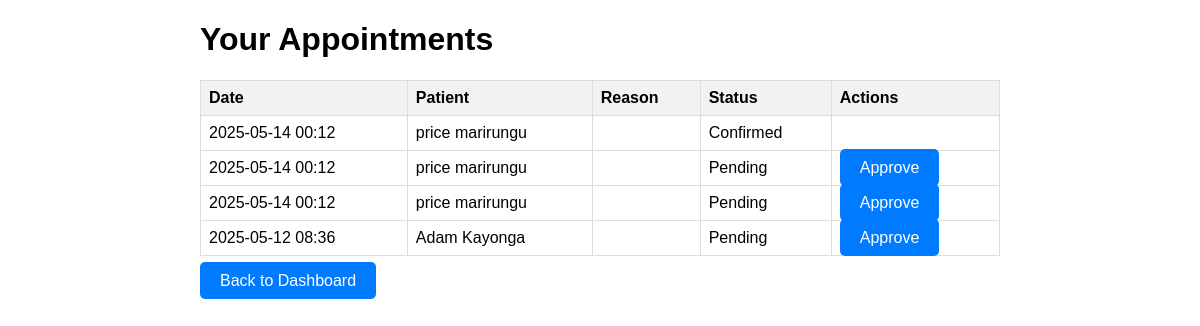
/appointment/ (signed in), run on the app's committed database.
### appointment_app/models.py (models this page shows, shortened)
class Appointment(models.Model):
    patient = models.ForeignKey(
        User,
        on_delete=models.SET_NULL,
        null=True,
        related_name='patient_appointments'
    )
    doctor = models.ForeignKey(
        Doctor,
        on_delete=models.SET_NULL,
        null=True,
        related_name='doctor_appointments'
    )
    date_time = models.DateTimeField()
    status = models.CharField(
        max_length=20,
        choices=[
            ('pending', 'Pending'),
            ('confirmed', 'Confirmed'),
            ('completed', 'Completed'),
            ('cancelled', 'Cancelled'),
        ],
        default='pending',
        help_text="Current status of the appointment."
    )
    purpose = models.TextField(blank=True, null=True)
    created_at = models.DateTimeField(auto_now_add=True)
    updated_at = models.DateTimeField(auto_now=True)
    class Meta:
        db_table = 'appointments'
        verbose_name = 'Appointment'
        verbose_name_plural = 'Appointments'

### auth_application/models.py (models this page shows, shortened)
class User(AbstractBaseUser, PermissionsMixin):
    email = models.EmailField(unique=True)
    first_name = models.CharField(max_length=50)
    last_name = models.CharField(max_length=50)
    phone = models.CharField(max_length=20, blank=True, null=True)
    role = models.CharField(
        max_length=20,
        choices=[
            ('patient', 'Patient'),
            ('doctor', 'Doctor'),
            ('admin', 'Admin')
        ],
        default='patient'
    )
    is_active = models.BooleanField(default=True)
    is_staff = models.BooleanField(default=False)
    created_at = models.DateTimeField(auto_now_add=True)
    updated_at = models.DateTimeField(auto_now=True)
    groups = models.ManyToManyField(
        'auth.Group',
        related_name='auth_application_user_groups',
        blank=True,
        help_text='The groups this user belongs to.',
        verbose_name='groups',
    )
    user_permissions = models.ManyToManyField(
        'auth.Permission',
        related_name='auth_application_user_permissions',
        blank=True,
        help_text='Specific permissions for this user.',
        verbose_name='user permissions',
    )
    objects = UserManager()
    USERNAME_FIELD = 'email'
    REQUIRED_FIELDS = ['first_name', 'last_name', 'role']
    class Meta:
        db_table = 'users'

### appointment_app/views.py (the view)
# urls.py: path('', views.view_appointments, name='view_appointments'),
@login_required
def view_appointments(request):
    if request.user.role not in ['patient', 'doctor']:
        messages.error(request, 'Access denied: Invalid role.')
        return redirect('auth_application:login')
    if request.user.role == 'patient':
        appointments = Appointment.objects.filter(patient=request.user).order_by('-date_time')
    else:
        try:
            doctor = Doctor.objects.get(user=request.user)
            appointments = Appointment.objects.filter(doctor=doctor).order_by('-date_time')
        except Doctor.DoesNotExist:
            messages.error(request, 'Doctor profile not found.')
            return redirect('auth_application:login')
    return render(request, 'view_appointments.html', {'appointments': appointments})

### MediHubs/templates/auth_application/view_appointments.html (shortened to what this page needs)
<!DOCTYPE html>
<html>
<head>
</head>
<body>
    <div class="container">
        <h1>Your Appointments</h1>
        {% if appointments %}
            <table>
                <tr>
                    <th>Date</th>
                    <th>{% if request.user.role == 'patient' %}Doctor{% else %}Patient{% endif %}</th>
                    <th>Reason</th>
                    <th>Status</th>
                    {% if request.user.role == 'doctor' %}<th>Actions</th>{% endif %}
                </tr>
                {% for appointment in appointments %}
                    <tr>
                        <td>{{ appointment.date_time|date:"Y-m-d H:i" }}</td>
                        <td>
                            {% if request.user.role == 'patient' %}
                                Dr. {{ appointment.doctor.user.first_name }} {{ appointment.doctor.user.last_name }}
                            {% else %}
                                {{ appointment.patient.first_name }} {{ appointment.patient.last_name }}
                            {% endif %}
                        </td>
                        <td>{{ appointment.reason|truncatewords:10 }}</td>
                        <td>{{ appointment.status|title }}</td>
                        {% if request.user.role == 'doctor' %}
                            <td>
                                {% if appointment.status == 'pending' %}
                                    <a href="{% url 'appointment_app:approve_appointment' appointment.id %}" class="button">Approve</a>
                                {% endif %}
                            </td>
                        {% endif %}
                    </tr>
                {% endfor %}
            </table>
        {% else %}
            <p>No appointments found.</p>
        {% endif %}
        <p><a href="{% url 'appointment_app:dashboard' %}" class="button">Back to Dashboard</a></p>
    </div>
</body>
</html>

### MediHubs/templates/auth_application/view_appointments.html (style rules this page uses)
body { font-family: Arial, sans-serif; margin: 20px; }
.container { max-width: 800px; margin: auto; }
.button { padding: 10px 20px; background-color: #007bff; color: white; text-decoration: none; border-radius: 5px; }
table { width: 100%; border-collapse: collapse; margin-top: 20px; }
th, td { border: 1px solid #ddd; padding: 8px; text-align: left; }
th { background-color: #f2f2f2; }

### data on the page
Appointment: date_time "2025-05-14 00:12", patient.first_name "price", patient.last_name "marirungu", status "Confirmed"
Appointment: date_time "2025-05-14 00:12", patient.first_name "price", patient.last_name "marirungu", status "Pending", shows "Approve"
Appointment: date_time "2025-05-14 00:12", patient.first_name "price", patient.last_name "marirungu", status "Pending", shows "Approve"
Appointment: date_time "2025-05-12 08:36", patient.first_name "Adam", patient.last_name "Kayonga", status "Pending", shows "Approve"
